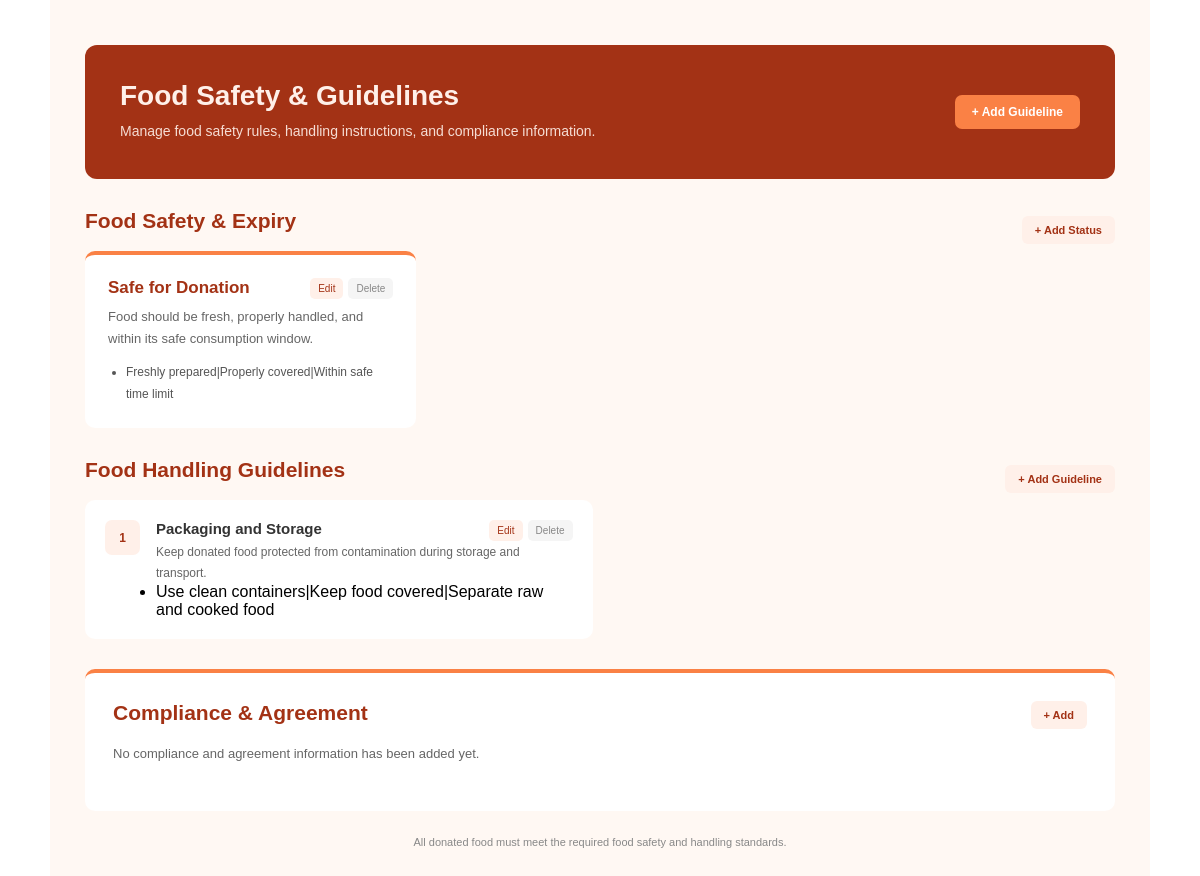
The page /admin/food_safety.php (signed in) on the database its author committed.
### tables this page shows
CREATE TABLE IF NOT EXISTS food_safety_guidelines (
  guideline_id INT AUTO_INCREMENT PRIMARY KEY,
  admin_id INT NOT NULL,
  category ENUM('Safety Status', 'Handling Guideline', 'Compliance & Policy', 'Footer Notice') NOT NULL DEFAULT 'Handling Guideline',
  title VARCHAR(200) NOT NULL,
  description TEXT NOT NULL,
  bullet_points TEXT DEFAULT NULL,
  display_order INT NOT NULL DEFAULT 0,
  status ENUM('Active', 'Inactive') NOT NULL DEFAULT 'Active',
  created_at TIMESTAMP DEFAULT CURRENT_TIMESTAMP,
  updated_at TIMESTAMP DEFAULT CURRENT_TIMESTAMP ON UPDATE CURRENT_TIMESTAMP,
  CONSTRAINT chk_guideline_order CHECK (display_order >= 0),
  CONSTRAINT fk_guidelines_admin FOREIGN KEY (admin_id) REFERENCES users (user_id) ON DELETE RESTRICT ON UPDATE CASCADE,
  INDEX idx_guideline_category (category),
  INDEX idx_guideline_status (status),
  INDEX idx_category_status (category, status)
);

### admin/food_safety.php (the view, shortened to what this page needs)
<?php
include "db.php";
$expiry_sql = "SELECT *
               FROM food_safety_guidelines
               WHERE category = 'Safety Status'
               AND status = 'Active'
               ORDER BY display_order, guideline_id";
$expiry_result = mysqli_query($conn, $expiry_sql);
$handling_sql = "SELECT *
                 FROM food_safety_guidelines
                 WHERE category = 'Handling Guideline'
                 AND status = 'Active'
                 ORDER BY display_order, guideline_id";
$handling_result = mysqli_query($conn, $handling_sql);
$agreement_sql = "SELECT *
                  FROM food_safety_guidelines
                  WHERE category = 'Compliance & Agreement'
                  AND status = 'Active'
                  ORDER BY display_order, guideline_id
                  LIMIT 1";
$agreement_result = mysqli_query($conn, $agreement_sql);
$agreement = mysqli_fetch_assoc($agreement_result);
?>
<!DOCTYPE html>
<html lang="en">
<head>
    <link rel="stylesheet" href="css/food_safety.css">
</head>
<body>
<div class="page">
    <div class="page-header">
        <div>
            <h1>Food Safety & Guidelines</h1>
            <p>
                Manage food safety rules, handling instructions,
                and compliance information.
            </p>
        </div>
        <button
            class="add-btn"
            onclick="openAddForm('Handling Guideline')">
            + Add Guideline
        </button>
    </div>
    <div class="section">
        <div class="section-title">
            <h2>Food Safety & Expiry</h2>
            <button
                class="add-small-btn"
                onclick="openAddForm('Safety Status')">
                + Add Status
            </button>
        </div>
        <div class="cards">
            <?php if (mysqli_num_rows($expiry_result) > 0) { ?>
                <?php while ($guideline = mysqli_fetch_assoc($expiry_result)) { ?>
                    <div class="card">
                        <div class="card-header">
                            <h3>
                                <?php
                                echo htmlspecialchars(
                                    $guideline['title']
                                );
                                ?>
                            </h3>
                            <div class="actions">
                                <button
                                    class="edit-btn"
                                    onclick='openEditForm(
                                        <?php
                                        echo json_encode($guideline);
                                        ?>
                                    )'>
                                    Edit
                                </button>
                                <a
                                    href="food_safety.php?delete=<?php echo $guideline['guideline_id']; ?>"
                                    class="delete-btn"
                                    onclick="return confirm('Are you sure you want to delete this guideline?');">
                                    Delete
                                </a>
                            </div>
                        </div>
                        <p>
                            <?php
                            echo nl2br(
                                htmlspecialchars(
                                    $guideline['description']
                                )
                            );
                            ?>
                        </p>
                        <?php if (!empty($guideline['bullet_points'])) { ?>
                            <ul>
                                <?php
                                $points = explode(
                                    "\n",
                                    $guideline['bullet_points']
                                );
                                foreach ($points as $point) {
                                    $point = trim($point);
                                    if ($point != '') {
                                        echo "<li>" .
                                            htmlspecialchars($point) .
                                            "</li>";
                                    }
                                }
                                ?>
                            </ul>
                        <?php } ?>
                    </div>
                <?php } ?>
            <?php } else { ?>
                <div class="empty-message">
                    No safety status guidelines available.
                </div>
            <?php } ?>
        </div>
    </div>
    <div class="section">
        <div class="section-title">
            <h2>Food Handling Guidelines</h2>
            <button
                class="add-small-btn"
                onclick="openAddForm('Handling Guideline')">
                + Add Guideline
            </button>
        </div>
        <div class="guideline-list">
            <?php if (mysqli_num_rows($handling_result) > 0) { ?>
                <?php
                $number = 1;
                while ($guideline = mysqli_fetch_assoc($handling_result)) {
                ?>
                    <div class="guideline">
                        <span>
                            <?php echo $number; ?>
                        </span>
                        <div class="guideline-content">
                            <div class="guideline-header">
                                <h3>
                                    <?php
                                    echo htmlspecialchars(
                                        $guideline['title']
                                    );
                                    ?>
                                </h3>
                                <div class="actions">
                                    <button
                                        class="edit-btn"
                                        onclick='openEditForm(
                                            <?php
                                            echo json_encode($guideline);
                                            ?>
                                        )'>
                                        Edit
                                    </button>
                                    <a
                                        href="food_safety.php?delete=<?php echo $guideline['guideline_id']; ?>"
                                        class="delete-btn"
                                        onclick="return confirm('Are you sure you want to delete this guideline?');">
                                        Delete
                                    </a>
                                </div>
                            </div>
                            <p>
                                <?php
                                echo nl2br(
                                    htmlspecialchars(
                                        $guideline['description']
                                    )
                                );
                                ?>
                            </p>
                            <?php if (!empty($guideline['bullet_points'])) { ?>
                                <ul>
                                    <?php
                                    $points = explode(
                                        "\n",
                                        $guideline['bullet_points']
                                    );
                                    foreach ($points as $point) {
                                        $point = trim($point);
                                        if ($point != '') {
                                            echo "<li>" .
                                                htmlspecialchars($point) .
                                                "</li>";
                                        }
                                    }
                                    ?>
                                </ul>
                            <?php } ?>
                        </div>
                    </div>
                <?php
                    $number++;
                }
                ?>
            <?php } else { ?>
                <div class="empty-message">
                    No food handling guidelines available.
                </div>
            <?php } ?>
        </div>
    </div>
    <div class="agreement">
        <div class="agreement-header">
            <div>
                <h2>Compliance & Agreement</h2>
            </div>
            <?php if ($agreement) { ?>
                <button
                    class="edit-btn"
                    onclick='openEditForm(
                        <?php
                        echo json_encode($agreement);
                        ?>
                    )'>
                    Edit
                </button>
            <?php } else { ?>
                <button
                    class="add-small-btn"
                    onclick="openAddForm('Compliance & Agreement')">
                    + Add
                </button>
            <?php } ?>
        </div>
        <?php if ($agreement) { ?>
            <p>
                <?php
                echo nl2br(
                    htmlspecialchars(
                        $agreement['description']
                    )
                );
                ?>
            </p>
            <?php if (!empty($agreement['bullet_points'])) { ?>
                <ul>
                    <?php
                    $points = explode(
                        "\n",
                        $agreement['bullet_points']
                    );
                    foreach ($points as $point) {
                        $point = trim($point);
                        if ($point != '') {
                            echo "<li>" .
                                htmlspecialchars($point) .
                                "</li>";
                        }
                    }
                    ?>
                </ul>
            <?php } ?>
        <?php } else { ?>
            <p>
                No compliance and agreement information
                has been added yet.
            </p>
        <?php } ?>
    </div>
    <div class="footer">
        <p>
            All donated food must meet the required
            food safety and handling standards.
        </p>
    </div>
</div>
</body>
</html>

### admin/css/food_safety.css (style rules this page uses)
* { margin: 0; padding: 0; box-sizing: border-box; }
.page { font-family: Arial, sans-serif; max-width: 1100px; margin: 0 auto; padding: 45px 35px; background-color: #fff8f3; }
.page-header { background: #a33215; color: #fff0e9; padding: 35px; border-radius: 12px; margin-bottom: 30px; display: flex; align-items: center; justify-content: space-between; gap: 25px; }
.page-header h1 { font-size: 28px; margin-bottom: 8px; }
.page-header p { font-size: 14px; line-height: 1.7; opacity: 0.9; }
.add-btn { background: #fa8145; color: white; border: none; padding: 10px 17px; border-radius: 7px; cursor: pointer; font-size: 12px; font-weight: 600; white-space: nowrap; }
.section { margin-bottom: 30px; }
.section h2, .agreement h2 { color: #a33215; font-size: 21px; margin-bottom: 18px; }
.section-title { display: flex; align-items: center; justify-content: space-between; }
.add-small-btn { background: #fff0e9; color: #a33215; border: none; padding: 8px 13px; border-radius: 6px; cursor: pointer; font-size: 11px; font-weight: 600; }
.cards { display: grid; grid-template-columns: repeat(3, 1fr); gap: 18px; }
.card { background: white; padding: 23px; border-radius: 10px; border-top: 4px solid #fa8145; }
.card h3 { color: #a33215; font-size: 17px; margin-bottom: 8px; }
.card p { color: #666; font-size: 13px; line-height: 1.7; margin-bottom: 12px; }
.card ul { padding-left: 18px; }
.card li { color: #555; font-size: 12px; line-height: 1.8; }
.card-header { display: flex; align-items: flex-start; justify-content: space-between; gap: 10px; }
.card-header h3 { margin-bottom: 8px; }
.actions { display: flex; gap: 5px; }
.edit-btn, .delete-btn { border: none; padding: 5px 8px; border-radius: 5px; cursor: pointer; font-size: 10px; }
.edit-btn { background: #fff0e9; color: #a33215; }
.delete-btn { background: #f5f5f5; color: #888; text-decoration: none; }
.guideline-list { display: grid; grid-template-columns: repeat(2, 1fr); gap: 15px; }
.guideline { display: flex; gap: 16px; background: white; padding: 20px; border-radius: 10px; }
.guideline > span { min-width: 35px; height: 35px; display: flex; align-items: center; justify-content: center; background: #fff0e9; color: #a33215; border-radius: 7px; font-size: 12px; font-weight: 600; }
.guideline-content { flex: 1; }
.guideline-header { display: flex; align-items: flex-start; justify-content: space-between; gap: 10px; }
.guideline h3 { color: #333; font-size: 15px; margin-bottom: 5px; }
.guideline p { color: #666; font-size: 12px; line-height: 1.7; }
.agreement { background: white; padding: 28px; border-radius: 10px; border-top: 4px solid #fa8145; margin-top: 5px; }
.agreement-header { display: flex; justify-content: space-between; align-items: flex-start; gap: 20px; }
.agreement > p { color: #666; font-size: 13px; line-height: 1.7; margin-bottom: 18px; }
.footer { text-align: center; margin-top: 25px; }
.footer p { color: #888; font-size: 11px; }

### rows shown on the page
food_safety_guidelines: title "Safe for Donation", description "Food should be fresh, properly handled, and within its safe consumption window.", bullet_points "Freshly prepared|Properly covered|Within safe time limit"
food_safety_guidelines: title "Packaging and Storage", description "Keep donated food protected from contamination during storage and transport.", bullet_points "Use clean containers|Keep food covered|Separate raw and cooked food"
